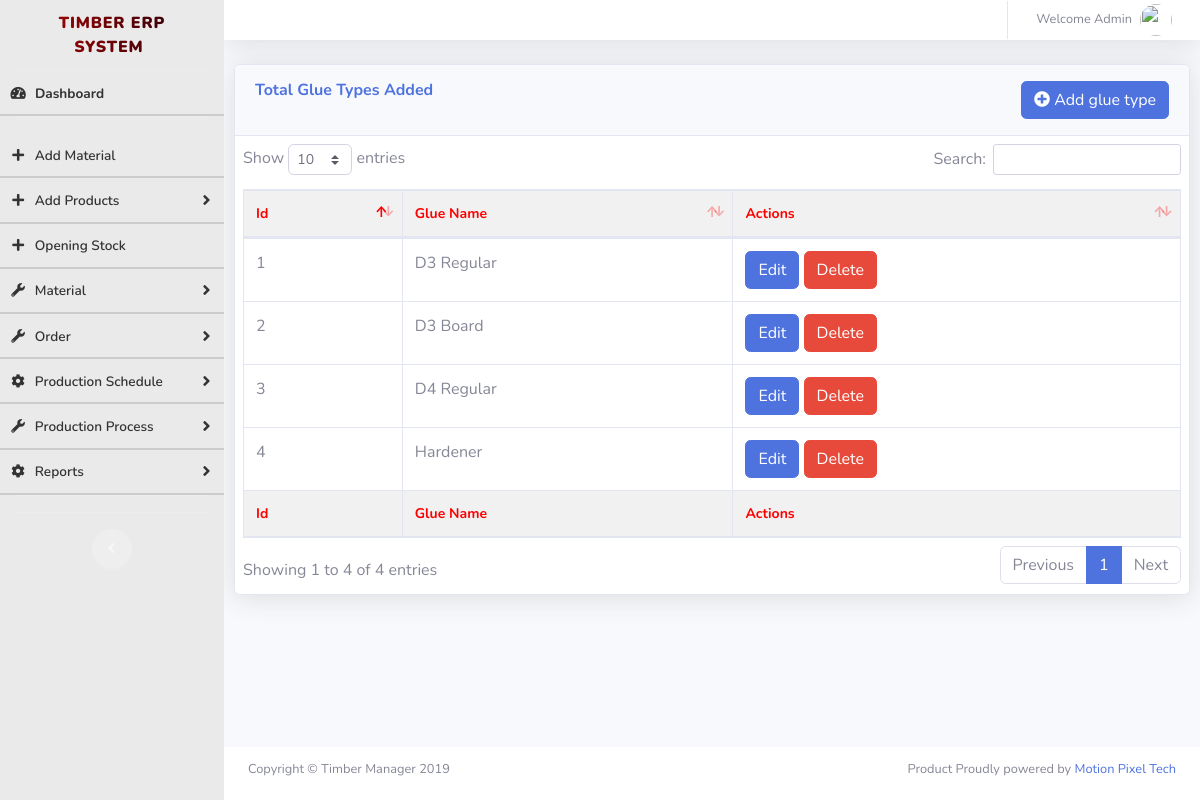
The app's page /total_glue.php (signed in) with its own data.
### tables this page shows
CREATE TABLE `ta_glue` (
  `id` int(10) NOT NULL,
  `glue_type` varchar(150) NOT NULL,
  `status` int(1) NOT NULL DEFAULT 1 COMMENT '1->Active, 0->inactive',
  `created_on` datetime NOT NULL DEFAULT current_timestamp()
);

### total_glue.php (the view, shortened to what this page needs)
<?php
  if(empty($_SESSION['loggedin_id']))
  {
    header("location: index.php");
  } else {
  include("db_connection.php");
?>
    <!DOCTYPE html>
    <html lang="en">
    <head><meta http-equiv="Content-Type" content="text/html; charset=utf-8">
        <link href="vendor/fontawesome-free/css/all.min.css" rel="stylesheet" type="text/css">
        <link href="css/sb-admin-2.min.css" rel="stylesheet">
        <link href="vendor/datatables/dataTables.bootstrap4.min.css" rel="stylesheet">
    </head>
    <body id="page-top">
        <div id="wrapper">
            <?php include "sidebar.php"; ?>
                <div id="content-wrapper" class="d-flex flex-column">
                    <div id="content">
                        <nav class="navbar navbar-expand navbar-light bg-white topbar mb-0 static-top shadow">
                            <ul class="navbar-nav ml-auto">
                                <li class="nav-item dropdown no-arrow">
                                    <a class="nav-link dropdown-toggle" href="#" id="userDropdown" role="button" data-toggle="dropdown" aria-haspopup="true" aria-expanded="false">
                                        <span class="mr-2 d-none d-lg-inline text-gray-600 small">Welcome Admin</span>
                                        <img class="img-profile rounded-circle" src="https://source.unsplash.com/QAB-WJcbgJk/60x60">
                                    </a>
                                </li>
                            </ul>
                        </nav>
                        <div class="">
                            <div class="">
                                <div class="card shadow mb-4">
                                    <div class="card-header py-3">
                                        <h6 class="m-0 font-weight-bold text-primary" style="text-transform: capitalize;float:left">Total glue types added</h6>
                                       <a class="open-homeEvents btn btn-primary" style="float:right" href="add_glue.php"><i class="fa fa-plus-circle" aria-hidden="true"></i> Add glue type</a>
                                    </div>
                                    <div class="card-body">
                                        <div class="table-responsive">
                                            <table class="table table-bordered" id="dataTable" width="100%" cellspacing="0">
                                                <thead>
                                                    <tr>
                                                        <th>Id</th>
                                                        <th>Glue Name</th>
                                                        <th>Actions</th>
                                                    </tr>
                                                </thead>
                                                <tfoot>
                                                    <tr>
                                                        <th>Id</th>
                                                        <th>Glue Name</th>
                                                        <th>Actions</th>
                                                    </tr>
                                                </tfoot>
                                                <tbody>
                                                    <?php
                                                        $sql = "SELECT * FROM ta_glue where status = 1";
                                                        $result = $conn->query($sql);
                                                        while($row = $result->fetch_assoc()) {
                                                    ?>
                                                        <tr>
                                                            <td>
                                                                <?php echo $row["id"]; ?>
                                                            </td>
                                                            <td>
                                                                <?php echo $row["glue_type"]; ?>
                                                            </td>
                                                            <td>
                                                                <button class="open-homeEvents btn btn-primary" data-id="<?php echo $row["id"]; ?>"  data-toggle="modal" data-target="#myModal">Edit</button>
                                                                <button class="delete btn btn-danger" data-id="<?php echo $row["id"]; ?>" data-table_name = "ta_glue">Delete</button>
                                                            </td>
                                                        </tr>
                                                        <?php
                                                            }
                                                        ?>
                                                </tbody>
                                            </table>
                                        </div>
                                    </div>
                                </div>
                            </div>
                        </div>
                    </div>
                    <?php include "footer.php"; ?>
                </div>
        </div>
    </body>
    </html>
    <?php } ?>

### records on screen
ta_glue: id "1", glue_type "D3 Regular"
ta_glue: id "2", glue_type "D3 Board"
ta_glue: id "3", glue_type "D4 Regular"
ta_glue: id "4", glue_type "Hardener"
